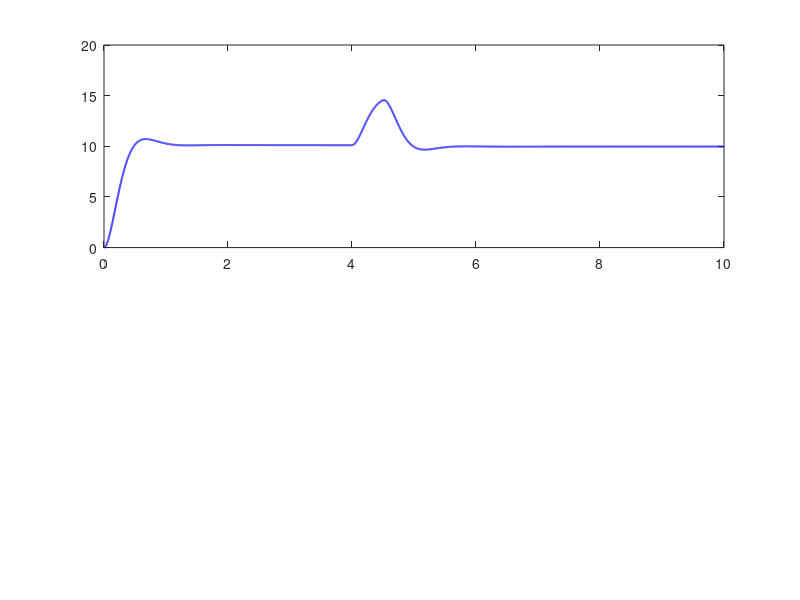

The MATLAB script that drew this image: (Note: this script raises an error after producing the figure.)

clear; clc; close all;

% Simulation settings
dt = 0.001;
T = 10;
t = 0:dt:T;
N = length(t);

% Nominal UAV parameters
I0 = [0.020; 0.025];   % Nominal roll/pitch inertia
b  = [0.020; 0.020];   % Angular damping

% Fixed PID gains (same as baseline)
Kp = [0.8; 0.8];
Ki = [0.05; 0.05];
Kd = [0.15; 0.15];

% Desired angles: roll 10 deg, pitch -5 deg
ref = deg2rad([10; -5]);

% Data arrays
angle = zeros(2,N);
rate = zeros(2,N);
torque = zeros(2,N);
disturbance = zeros(2,N);
inertia = zeros(2,N);
integral = zeros(2,1);

for k = 1:N-1

    % Illustrative inertia variation
    % Roll inertia increases by 30% from 4 to 6 seconds
    % Pitch inertia increases by 20% from 6 to 8 seconds
    inertia(:,k) = I0;

    if t(k) >= 4 && t(k) < 6
        inertia(1,k) = 1.30*I0(1);
    end

    if t(k) >= 6 && t(k) < 8
        inertia(2,k) = 1.20*I0(2);
    end

    % External torque disturbances
    if t(k) >= 4 && t(k) < 4.5
        disturbance(1,k) = 0.08;
    end

    if t(k) >= 6 && t(k) < 6.4
        disturbance(2,k) = -0.08;
    end

    % Gain-scheduled PID
    error = ref - angle(:,k);
    integral = integral + error*dt;
    integral = max(min(integral,2),-2);

    % Schedule gains according to inertia
    Kp_now = Kp .* (inertia(:,k)./I0);
    Ki_now = Ki;
    Kd_now = Kd .* (inertia(:,k)./I0);

    % Calculate control torque
    u = Kp_now.*error + Ki_now.*integral ...
        - Kd_now.*rate(:,k);

    torque(:,k) = max(min(u,0.5),-0.5);

    % Variable-inertia attitude dynamics
    acceleration = (torque(:,k) + disturbance(:,k) ...
        - b.*rate(:,k))./inertia(:,k);

    % Numerical integration
    rate(:,k+1) = rate(:,k) + acceleration*dt;
    angle(:,k+1) = angle(:,k) + rate(:,k+1)*dt;
end

inertia(:,N) = inertia(:,N-1);
torque(:,N) = torque(:,N-1);

% Plot attitude response
figure;
subplot(2,1,1);
plot(t,rad2deg(angle(1,:)),'b','LineWidth',1.4);
hold on; yline(10,'--k');
grid on; ylabel('Roll (deg)');
legend('Actual','Reference');

subplot(2,1,2);
plot(t,rad2deg(angle(2,:)),'r','LineWidth',1.4);
hold on; yline(-5,'--k');
grid on; ylabel('Pitch (deg)');
xlabel('Time (s)');
legend('Actual','Reference');

% Plot inertia variation
figure;
plot(t,inertia(1,:),'b',t,inertia(2,:),'r', ...
    'LineWidth',1.4);
grid on;
xlabel('Time (s)');
ylabel('Moment of inertia (kg m^2)');
legend('Roll inertia','Pitch inertia');
title('Illustrative Time-Varying Inertia');

% Tracking error in degrees
error_deg = rad2deg(ref - angle);

roll_window = t >= 4 & t <= 5.5;
pitch_window = t >= 6 & t <= 7.5;

roll_mse = mean(error_deg(1,roll_window).^2);
pitch_mse = mean(error_deg(2,pitch_window).^2);

roll_peak = max(abs(error_deg(1,roll_window)));
pitch_peak = max(abs(error_deg(2,pitch_window)));

fprintf('\n--- Gain-Scheduled PID Results ---\n');
fprintf('Roll disturbance MSE: %.4f deg^2\n',roll_mse);
fprintf('Pitch disturbance MSE: %.4f deg^2\n',pitch_mse);
fprintf('Roll peak error: %.4f deg\n',roll_peak);
fprintf('Pitch peak error: %.4f deg\n',pitch_peak);
